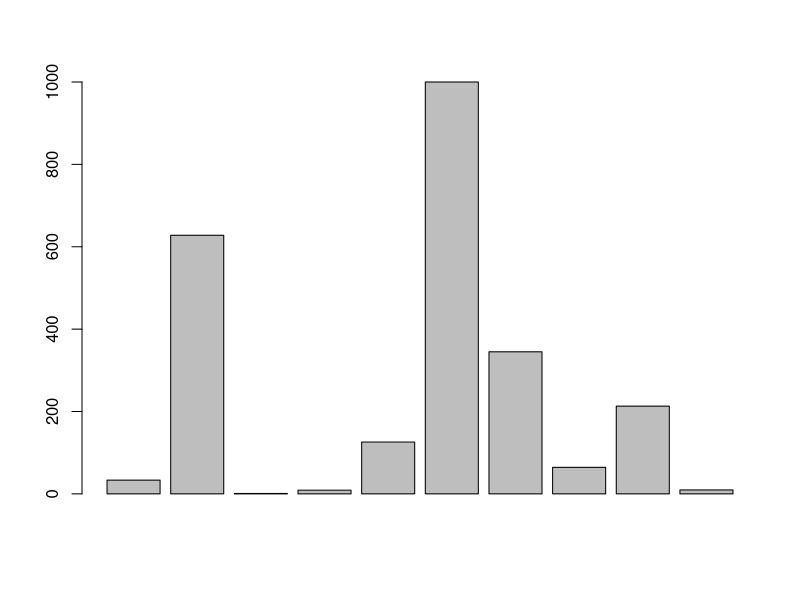

Source code (R):
## ---- chunk 1

## ---- chunk 2
x <- c(33.40, 627.87, 1.01, 9.00, 125.90, 1000.00, 345.00, 64.50, 213.00, 9.57)
barplot(x)
